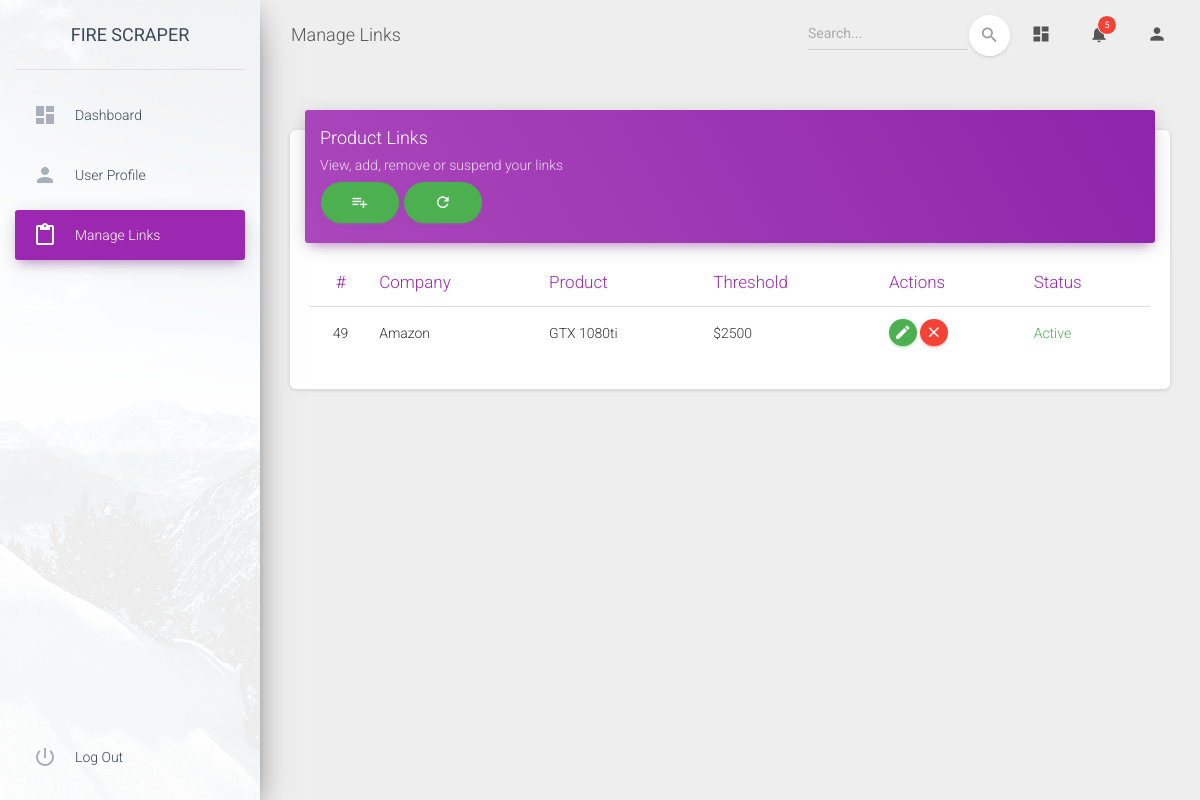
Page /dashboard/view/ (signed in) on the earlier database version.
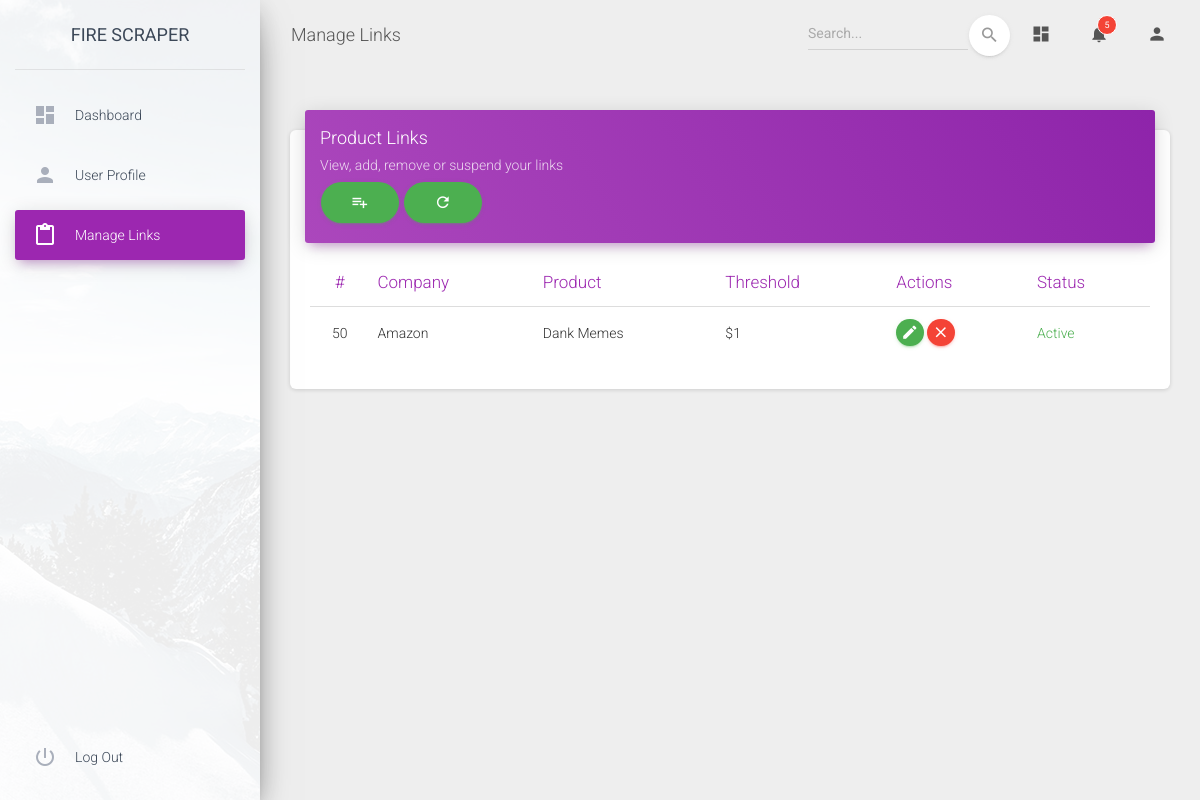
Same page on the later database version.
### dashboard/models.py (models this page shows, shortened)
class Link(models.Model):
    url = models.CharField('Link Url', max_length=200)
    store = models.CharField('Store', max_length=50)
    threshold = models.CharField(max_length=10)
    active = models.CharField('Active (True/False)', max_length=6, default='True')
    title = models.CharField('Product name', max_length=100, default='Product Name')
    owner = models.ForeignKey(User, default=None, on_delete=models.PROTECT)

### dashboard/views.py (the view)
# urls.py: path("view/", views.view_links, name="view"),
@login_required(login_url="/")
def view_links(response):
    if response.user.is_authenticated:
        user = response.user
        username = response.user.username
    links = Link.objects.all().filter(owner=user)
    return render(response, "dashboard/view.html", {"username":username, "links":links})

### dashboard/templates/dashboard/view.html (shortened to what this page needs)
{% extends 'dashboard/base.html' %}
{% load static %}
{% block head %}
<link rel="stylesheet" href="https://maxcdn.bootstrapcdn.com/font-awesome/latest/css/font-awesome.min.css">
<link href="{% static 'dashboard/css/material-dashboard.css' %}" rel="stylesheet" />
<link href="{% static 'dashboard/css/custom.css' %}" rel="stylesheet" />
{% endblock %}
{% block body_content %}
<div class="wrapper ">
    <div class="sidebar" data-color="purple" data-background-color="white" data-image="../assets/img/sidebar-1.jpg">
      <div class="logo">
        <a href="{% url 'main:home' %}" class="simple-text logo-normal">
          Fire Scraper
        </a>
      </div>
      <div class="sidebar-wrapper">
        <ul class="nav">
            <li class="nav-item ">
                <a class="nav-link" href="{% url 'dashboard:dashboard' %}">
                  <i class="material-icons">dashboard</i>
                  <p>Dashboard</p>
                </a>
              </li>
              <li class="nav-item ">
                <a class="nav-link" href="{% url 'dashboard:profile' %}">
                  <i class="material-icons">person</i>
                  <p>User Profile</p>
                </a>
              </li>
              <li class="nav-item active">
                <a class="nav-link" href="{% url 'dashboard:view' %}">
                  <i class="material-icons">content_paste</i>
                  <p>Manage Links</p>
                </a>
              </li>
              <li class="nav-item active-pro ">
                <a class="nav-link" href="{% url 'main:logout' %}">
                  <i class="material-icons">power_settings_new</i>
                  <p>Log out</p>
                </a>
              </li>
        </ul>
      </div>
    </div>
    <div class="main-panel">
      <nav class="navbar navbar-expand-lg navbar-transparent navbar-absolute fixed-top ">
        <div class="container-fluid">
          <div class="navbar-wrapper">
            <a class="navbar-brand">Manage Links</a>
          </div>
          <div class="collapse navbar-collapse justify-content-end">
            <form class="navbar-form">
              <div class="input-group no-border">
                <input type="text" value="" class="form-control" placeholder="Search...">
                <button type="submit" class="btn btn-white btn-round btn-just-icon">
                  <i class="material-icons">search</i>
                  <div class="ripple-container"></div>
                </button>
              </div>
            </form>
            <ul class="navbar-nav">
              <li class="nav-item">
                <a class="nav-link" href="#pablo">
                  <i class="material-icons">dashboard</i>
                </a>
              </li>
              <li class="nav-item dropdown">
                <a class="nav-link" href="http://example.com" id="navbarDropdownMenuLink" data-toggle="dropdown" aria-haspopup="true" aria-expanded="false">
                  <i class="material-icons">notifications</i>
                  <span class="notification">5</span>
                </a>
              </li>
              <li class="nav-item dropdown">
                <a class="nav-link" href="#pablo" id="navbarDropdownProfile" data-toggle="dropdown" aria-haspopup="true" aria-expanded="false">
                  <i class="material-icons">person</i>
                </a>
              </li>
            </ul>
          </div>
        </div>
      </nav>
      <div class="content">
        <div class="container-fluid">
          <div class="row">
            <div class="col-md-12">
              <div class="card">
                <div class="card-header card-header-primary">
                  <h4 class="card-title ">Product Links</h4>
                  <p class="card-category"> View, add, remove or suspend your links</p>
<button type="button" class="btn btn-success btn-round" data-toggle="modal" data-target="#exampleModal">
  <i class="material-icons">playlist_add</i>
</button>
<button type="submit" class="btn btn-success btn-round" onclick="refreshTable()">
  <i class="material-icons">refresh</i>
</button>
                </div>
                <div class="card-body">
                  <div class="table-responsive">
                    <table class="table">
                      <thead class=" text-primary">
                        <th class="text-center">#</th>
                        <th>Company</th>
                        <th>Product</th>
                        <th>Threshold</th>
                        <th>Actions</th>
                        <th>Status</th>
                      </thead>
                      <tbody class="link-table">
                        {% for link in links %}
                        <tr>
                            <td class="text-center">{{ link.pk }}</td>
                            <td>{{ link.store }}</td>
                            <td>{{ link.title }}</td>
                            <td>&dollar;{{ link.threshold }}</td>
                            <td class="td-actions">
                                    <button name="edit_link" type="button" rel="tooltip" class="btn btn-success btn-round open-modal" data-toggle="modal" data-url="{% url 'dashboard:modal' linkid=link.pk %}">
                                        <i class="material-icons">edit</i>
                                    </button>
                                    <button id="delete-button" name="delete_link" type="button" rel="tooltip" class="btn btn-danger btn-round" data-id="{{link.pk}}">
                                        <i class="material-icons">close</i>
                                    </button>
                            </td>
                            {% if link.active == "True" %}
                            <td class="text-success">Active</td>
                            {% else %}
                            <td class="text-danger">Inactive</td>
                            {% endif %}
                        </tr>
                        {% endfor %}
                      </tbody>
                    </table>
                  </div>
                </div>
              </div>
            </div>
          </div>
        </div>
      </div>
    </div>
  </div>
{% endblock %}

### dashboard/templates/dashboard/base.html (shortened to what this page needs)
<!DOCTYPE html>
<html>
    <head>
        {% load static %}
        {% block head %}
        {% endblock %}
    </head>
    <body>
        <div id="body_content", name="body_content">
            {% block body_content %}
            {% endblock %}
        </div>
    </body>
</html>

Differences in the rows shown:
removed Link: pk "49", store "Amazon", title "GTX 1080ti", threshold "2500", active "Active"
added Link: pk "50", store "Amazon", title "Dank Memes", threshold "1", active "Active"
